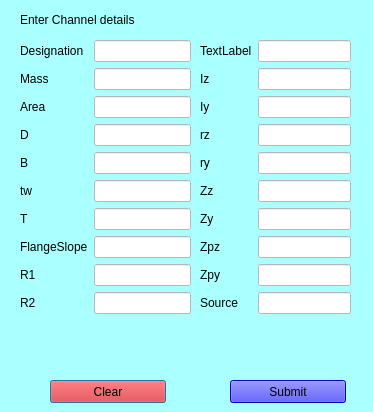
<?xml version="1.0" encoding="UTF-8"?>
<ui version="4.0">
 <class>Dialog</class>
 <widget class="QDialog" name="Dialog">
  <property name="geometry">
   <rect>
    <x>0</x>
    <y>0</y>
    <width>373</width>
    <height>412</height>
   </rect>
  </property>
  <property name="windowTitle">
   <string>Dialog</string>
  </property>
  <property name="styleSheet">
   <string notr="true">background-color: rgb(170, 255, 255);</string>
  </property>
  <widget class="QWidget" name="formLayoutWidget">
   <property name="geometry">
    <rect>
     <x>20</x>
     <y>40</y>
     <width>171</width>
     <height>331</height>
    </rect>
   </property>
   <layout class="QFormLayout" name="formLayout">
    <item row="1" column="0">
     <widget class="QLabel" name="label_2">
      <property name="text">
       <string>Designation</string>
      </property>
     </widget>
    </item>
    <item row="1" column="1">
     <widget class="QLineEdit" name="channel_Designation">
      <property name="styleSheet">
       <string notr="true">background-color: rgb(255, 255, 255);
</string>
      </property>
     </widget>
    </item>
    <item row="2" column="0">
     <widget class="QLabel" name="label">
      <property name="text">
       <string>Mass</string>
      </property>
     </widget>
    </item>
    <item row="2" column="1">
     <widget class="QLineEdit" name="channel_Mass">
      <property name="styleSheet">
       <string notr="true">background-color: rgb(255, 255, 255);

</string>
      </property>
     </widget>
    </item>
    <item row="3" column="0">
     <widget class="QLabel" name="label_3">
      <property name="text">
       <string>Area</string>
      </property>
     </widget>
    </item>
    <item row="3" column="1">
     <widget class="QLineEdit" name="Area">
      <property name="styleSheet">
       <string notr="true">background-color: rgb(255, 255, 255);</string>
      </property>
     </widget>
    </item>
    <item row="4" column="0">
     <widget class="QLabel" name="label_4">
      <property name="text">
       <string>D</string>
      </property>
     </widget>
    </item>
    <item row="4" column="1">
     <widget class="QLineEdit" name="channel_D">
      <property name="styleSheet">
       <string notr="true">background-color: rgb(255, 255, 255);

</string>
      </property>
     </widget>
    </item>
    <item row="5" column="0">
     <widget class="QLabel" name="label_15">
      <property name="text">
       <string>B</string>
      </property>
     </widget>
    </item>
    <item row="5" column="1">
     <widget class="QLineEdit" name="channel_B">
      <property name="styleSheet">
       <string notr="true">background-color: rgb(255, 255, 255);
</string>
      </property>
     </widget>
    </item>
    <item row="6" column="0">
     <widget class="QLabel" name="label_14">
      <property name="text">
       <string>tw</string>
      </property>
     </widget>
    </item>
    <item row="6" column="1">
     <widget class="QLineEdit" name="channel_tw">
      <property name="styleSheet">
       <string notr="true">background-color: rgb(255, 255, 255);</string>
      </property>
     </widget>
    </item>
    <item row="7" column="0">
     <widget class="QLabel" name="channel_T">
      <property name="text">
       <string>T</string>
      </property>
     </widget>
    </item>
    <item row="7" column="1">
     <widget class="QLineEdit" name="lineEdit_15">
      <property name="styleSheet">
       <string notr="true">background-color: rgb(255, 255, 255);
</string>
      </property>
     </widget>
    </item>
    <item row="8" column="0">
     <widget class="QLabel" name="channel_FlangeSlope">
      <property name="text">
       <string>FlangeSlope</string>
      </property>
     </widget>
    </item>
    <item row="8" column="1">
     <widget class="QLineEdit" name="lineEdit_16">
      <property name="styleSheet">
       <string notr="true">background-color: rgb(255, 255, 255);</string>
      </property>
     </widget>
    </item>
    <item row="9" column="0">
     <widget class="QLabel" name="label_17">
      <property name="text">
       <string>R1</string>
      </property>
     </widget>
    </item>
    <item row="9" column="1">
     <widget class="QLineEdit" name="channel_R1">
      <property name="styleSheet">
       <string notr="true">background-color: rgb(255, 255, 255);</string>
      </property>
     </widget>
    </item>
    <item row="11" column="1">
     <widget class="QLineEdit" name="channel_R2">
      <property name="styleSheet">
       <string notr="true">background-color: rgb(255, 255, 255);
</string>
      </property>
     </widget>
    </item>
    <item row="11" column="0">
     <widget class="QLabel" name="label_27">
      <property name="text">
       <string>R2</string>
      </property>
     </widget>
    </item>
   </layout>
  </widget>
  <widget class="QLabel" name="label_37">
   <property name="geometry">
    <rect>
     <x>20</x>
     <y>10</y>
     <width>241</width>
     <height>20</height>
    </rect>
   </property>
   <property name="styleSheet">
    <string notr="true">
font: 75 12pt &quot;MS Shell Dlg 2&quot;;</string>
   </property>
   <property name="text">
    <string>Enter Channel details</string>
   </property>
  </widget>
  <widget class="QWidget" name="formLayoutWidget_2">
   <property name="geometry">
    <rect>
     <x>200</x>
     <y>40</y>
     <width>151</width>
     <height>331</height>
    </rect>
   </property>
   <layout class="QFormLayout" name="formLayout_2">
    <item row="2" column="0">
     <widget class="QLabel" name="label_28">
      <property name="text">
       <string>Iz</string>
      </property>
     </widget>
    </item>
    <item row="2" column="1">
     <widget class="QLineEdit" name="channel_Iz">
      <property name="styleSheet">
       <string notr="true">background-color: rgb(255, 255, 255);</string>
      </property>
     </widget>
    </item>
    <item row="3" column="0">
     <widget class="QLabel" name="label_29">
      <property name="text">
       <string>Iy</string>
      </property>
     </widget>
    </item>
    <item row="3" column="1">
     <widget class="QLineEdit" name="channel_Iy">
      <property name="styleSheet">
       <string notr="true">background-color: rgb(255, 255, 255);</string>
      </property>
     </widget>
    </item>
    <item row="4" column="0">
     <widget class="QLabel" name="label_30">
      <property name="text">
       <string>rz</string>
      </property>
     </widget>
    </item>
    <item row="4" column="1">
     <widget class="QLineEdit" name="channel_rz">
      <property name="styleSheet">
       <string notr="true">background-color: rgb(255, 255, 255);</string>
      </property>
     </widget>
    </item>
    <item row="5" column="0">
     <widget class="QLabel" name="label_31">
      <property name="text">
       <string>ry</string>
      </property>
     </widget>
    </item>
    <item row="5" column="1">
     <widget class="QLineEdit" name="channel_ry">
      <property name="styleSheet">
       <string notr="true">background-color: rgb(255, 255, 255);</string>
      </property>
     </widget>
    </item>
    <item row="6" column="0">
     <widget class="QLabel" name="label_32">
      <property name="text">
       <string>Zz</string>
      </property>
     </widget>
    </item>
    <item row="6" column="1">
     <widget class="QLineEdit" name="channel_zz">
      <property name="styleSheet">
       <string notr="true">background-color: rgb(255, 255, 255);</string>
      </property>
     </widget>
    </item>
    <item row="7" column="0">
     <widget class="QLabel" name="label_33">
      <property name="text">
       <string>Zy</string>
      </property>
     </widget>
    </item>
    <item row="7" column="1">
     <widget class="QLineEdit" name="channel_Zy">
      <property name="styleSheet">
       <string notr="true">background-color: rgb(255, 255, 255);</string>
      </property>
     </widget>
    </item>
    <item row="8" column="0">
     <widget class="QLabel" name="label_34">
      <property name="text">
       <string>Zpz</string>
      </property>
     </widget>
    </item>
    <item row="8" column="1">
     <widget class="QLineEdit" name="channel_Zpz">
      <property name="styleSheet">
       <string notr="true">background-color: rgb(255, 255, 255);</string>
      </property>
     </widget>
    </item>
    <item row="9" column="0">
     <widget class="QLabel" name="label_35">
      <property name="text">
       <string>Zpy</string>
      </property>
     </widget>
    </item>
    <item row="9" column="1">
     <widget class="QLineEdit" name="channel_Zpy">
      <property name="styleSheet">
       <string notr="true">background-color: rgb(255, 255, 255);</string>
      </property>
     </widget>
    </item>
    <item row="10" column="1">
     <widget class="QLineEdit" name="channel_Source">
      <property name="styleSheet">
       <string notr="true">background-color: rgb(255, 255, 255);</string>
      </property>
     </widget>
    </item>
    <item row="10" column="0">
     <widget class="QLabel" name="label_36">
      <property name="text">
       <string>Source</string>
      </property>
     </widget>
    </item>
    <item row="1" column="1">
     <widget class="QLineEdit" name="channel_TextLabel">
      <property name="styleSheet">
       <string notr="true">background-color: rgb(255, 255, 255);</string>
      </property>
     </widget>
    </item>
    <item row="1" column="0">
     <widget class="QLabel" name="label_5">
      <property name="text">
       <string>TextLabel</string>
      </property>
     </widget>
    </item>
   </layout>
  </widget>
  <widget class="QPushButton" name="channel_push_clear">
   <property name="geometry">
    <rect>
     <x>50</x>
     <y>380</y>
     <width>116</width>
     <height>23</height>
    </rect>
   </property>
   <property name="styleSheet">
    <string notr="true">background-color: rgb(107, 107, 107);
background-color: rgb(255, 0, 0);</string>
   </property>
   <property name="text">
    <string>Clear</string>
   </property>
  </widget>
  <widget class="QPushButton" name="channel_push_submit">
   <property name="geometry">
    <rect>
     <x>230</x>
     <y>380</y>
     <width>116</width>
     <height>23</height>
    </rect>
   </property>
   <property name="styleSheet">
    <string notr="true">background-color: rgb(0, 0, 255);</string>
   </property>
   <property name="text">
    <string>Submit</string>
   </property>
  </widget>
 </widget>
 <resources/>
 <connections/>
</ui>
